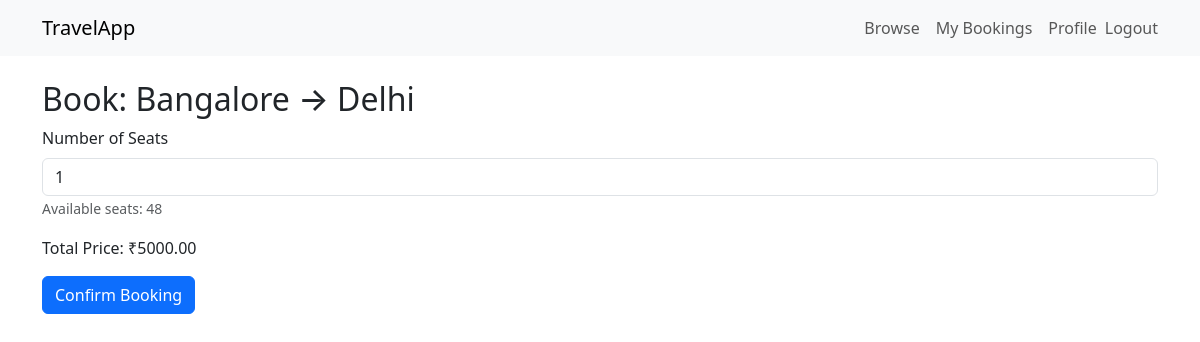
The app's page /options/1/book/ (signed in) with its own data.
### bookings/models.py (models this page shows, shortened)
class TravelOption(models.Model):
    TRAVEL_TYPES = [
        ("Flight", "Flight"),
        ("Train", "Train"),
        ("Bus", "Bus"),
    ]
    available_seats = models.IntegerField(default=0)
    travel_type = models.CharField(max_length=20, choices=TRAVEL_TYPES)
    source = models.CharField(max_length=100)
    destination = models.CharField(max_length=100)
    depart_datetime = models.DateTimeField()
    price = models.DecimalField(max_digits=10, decimal_places=2)

### bookings/views.py (the view, shortened to what this page needs)
# urls.py: path('options/<int:pk>/book/', views.book_travel, name='book_travel'),
@login_required
@transaction.atomic
def book_travel(request, pk):
    travel = get_object_or_404(TravelOption, pk=pk)
    return render(request, "book_travel.html", {"travel": travel})

### bookings/templates/book_travel.html (shortened to what this page needs)
{% extends "base.html" %}
{% block content %}
<h2>Book: {{ travel.source }} → {{ travel.destination }}</h2>
<form method="post">
  <div class="mb-3">
    <label for="num_seats" class="form-label">Number of Seats</label>
    <input type="number" name="num_seats" id="num_seats" min="1" max="{{ travel.available_seats }}" value="1"
           data-price="{{ travel.price }}" class="form-control">
    <small class="text-muted">Available seats: {{ travel.available_seats }}</small>
  </div>
  <p>Total Price: <span id="total">₹0.00</span></p>
  <button type="submit" class="btn btn-primary">Confirm Booking</button>
</form>
{% endblock %}

### records on screen
TravelOption: source "Bangalore", destination "Delhi", available_seats "48"
